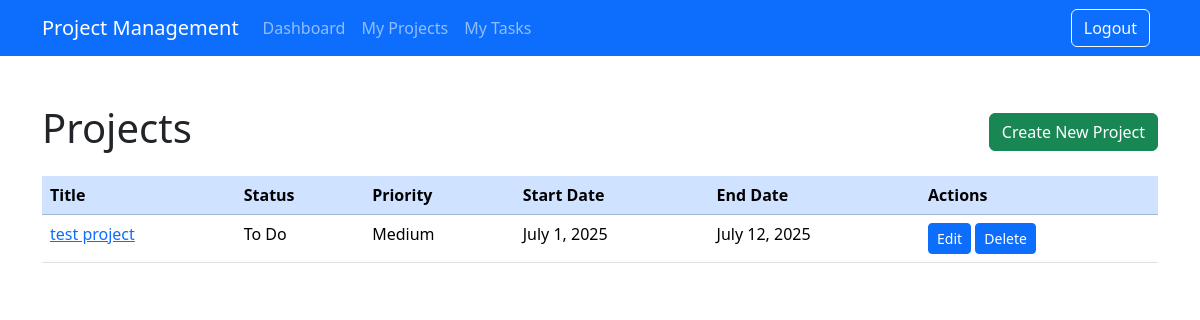
Page /project-flow/dashboard/ on the earlier database version.
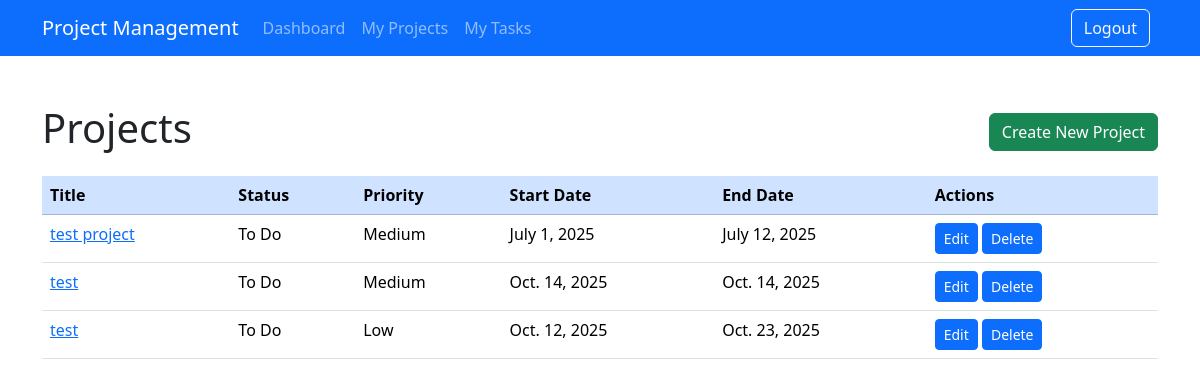
Same page on the later database version.
### project_flow/models.py (models this page shows, shortened)
class Project(models.Model):
    STATUS_CHOICES = [('todo', 'To Do'), ('work_in_progress', 'In Progress'), ('complete', 'Completed'),('on_hold','On Hold')]
    PRIORITY_CHOICES = [('low', 'Low'), ('medium', 'Medium'), ('high', 'High')]
    title = models.CharField(max_length=255,verbose_name='Project Name')
    description = models.TextField(verbose_name='Project Description')
    start_date = models.DateField(verbose_name='Project Start Date')
    end_date = models.DateField(verbose_name='Project End Date')
    status = models.CharField(max_length=50,choices=STATUS_CHOICES,verbose_name='Project Status')
    priority=models.CharField(max_length=10, choices=PRIORITY_CHOICES,verbose_name='Project Priority')
    members = models.ManyToManyField(User, related_name='projects',verbose_name='Project Members')

### project_flow/views.py (the view)
# urls.py: path('dashboard/',views.project_list,name='dashboard'),
def project_list(request):
    projects = Project.objects.all()
    return render(request, 'project_flow/project_list.html', {'projects': projects})

### project_flow/templates/project_flow/project_list.html
{% extends 'project_flow_base.html' %}
{% block content %}
<div class="d-flex justify-content-between align-items-center mb-3">
    <h1>Projects</h1>
    <a href="{% url 'project_create' %}" class="btn btn-success">Create New Project</a>
</div>
{% if projects %}
<table class="table table-hover">
    <thead class="table-primary">
        <tr>
            <th>Title</th>
            <th>Status</th>
            <th>Priority</th>
            <th>Start Date</th>
            <th>End Date</th>
            <th>Actions</th>
        </tr>
    </thead>
    <tbody>
        {% for project in projects %}
        <tr>
            <td><a href="{% url 'project_detail' project.pk %}">{{project.title}}</a></td>
            <td>{{project.get_status_display }}</td>
            <td>{{project.get_priority_display }}</td>
            <td>{{project.start_date }}</td>
            <td>{{project.end_date }}</td>
            <td>
                <a href="{% url 'project_update' project.pk %}" class="btn btn-sm btn-primary">Edit</a>
                <a href="{% url 'project_delete' project.pk %}" class="btn btn-sm btn-primary">Delete</a>
            </td>
        </tr>
        {% endfor %}
    </tbody>
</table>
{% else %}
<p class="text-muted">No Projects Available</p>
{% endif %}
{% endblock %}

Differences in the rows shown:
added Project: title "test", status "To Do", priority "Medium", start_date "Oct. 14, 2025", end_date "Oct. 14, 2025"
added Project: title "test", status "To Do", priority "Low", start_date "Oct. 12, 2025", end_date "Oct. 23, 2025"
